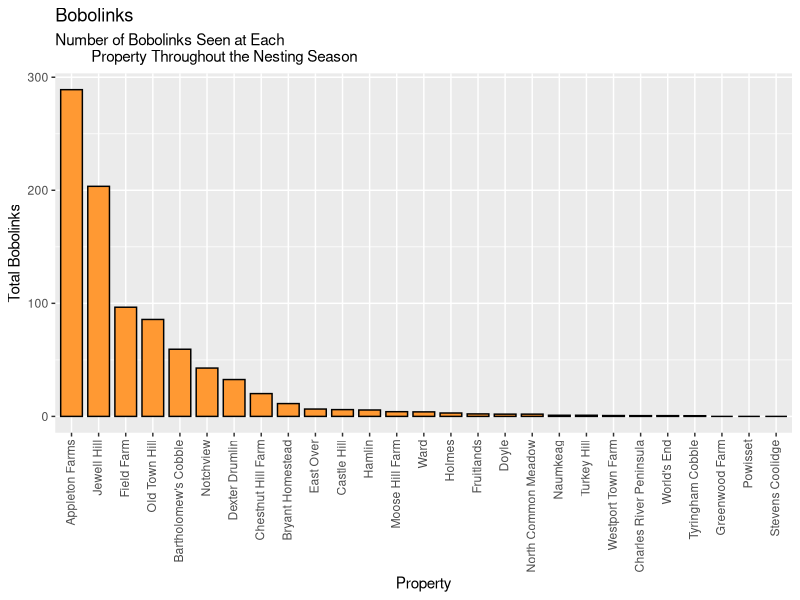
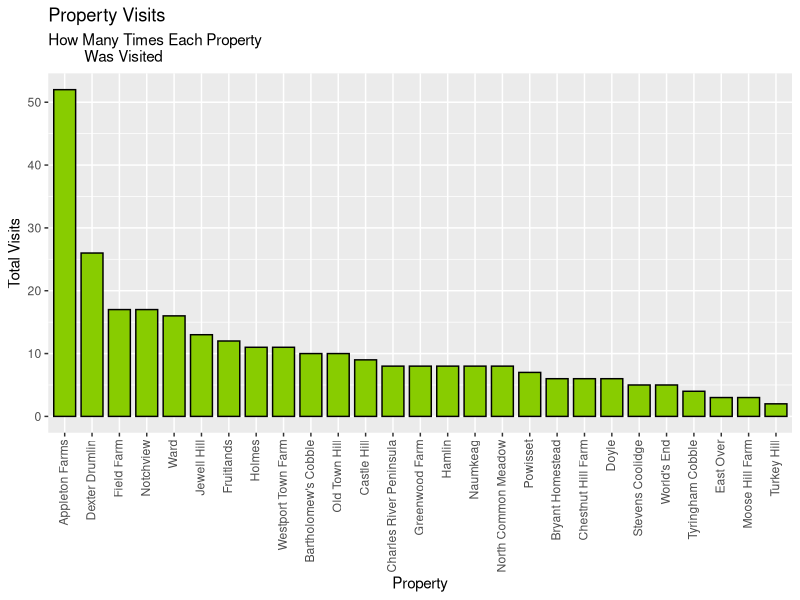
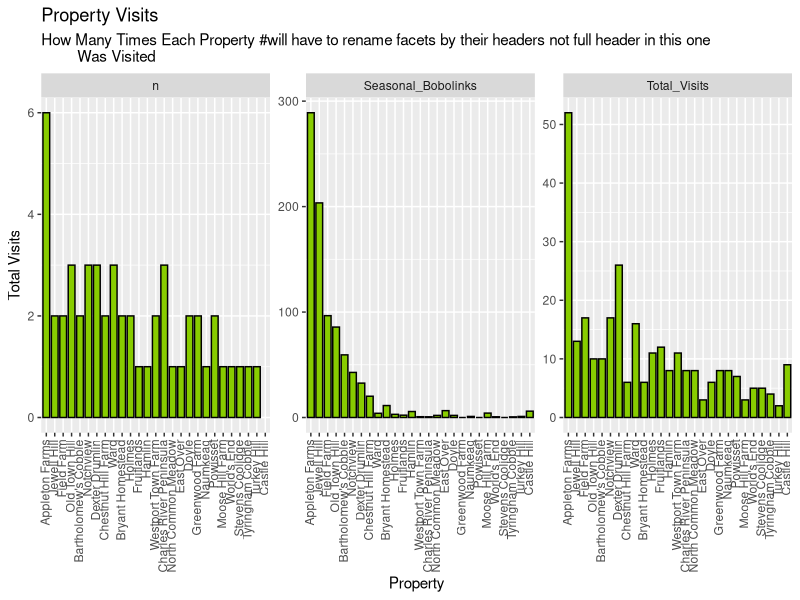
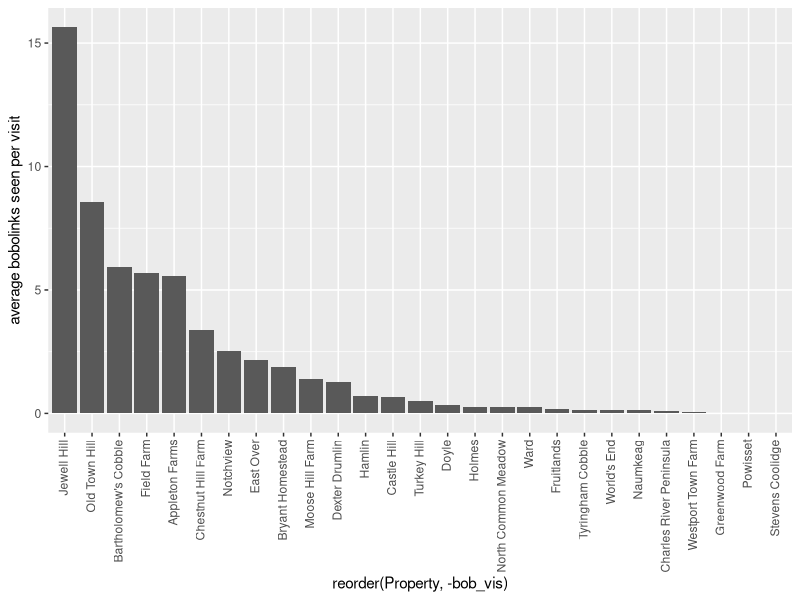

Source code (R) for these figures, in order:

## Packages: dplyr, tidyverse, readxl, readr, ggplot2

## Question answered here: what fields at the property are more bobolinks seen?

###########################################################################
# This script is trying to do what the "Bobolinks Per Field" script does,
# but for the whole big data set all together. So far, it doesn't work.
###########################################################################

library("tidyverse", "dplyr", "ggplot")
setwd("C:/Users/asussbauer/OneDrive - TTOR/Desktop/Grassland_Bird_Data")
Full_Data_All_Bobolinks <- read_csv("All_Prop_2024_Bobolinks.csv", na = c("N/A", ""))

All_Fields <- Full_Data_All_Bobolinks |>
  rename(
    Under_50_Males = `<50_Males`,
    Under_50_Females = `<50_Females`,
    Under_50_Total = `<50_Total`,
    Over_50_Males = `>50_Male`,
    Over_50_Females = `>50_Females`,
    Over_50_Total = `>50_Total`,
    Bobolinks = `Total_Counts`,
    Visits = `Date`
  ) |>
  mutate(
    Property = factor(Property),
    Point = factor(Point),
    Field = factor(Field),
    Bobolinks = ifelse(Bobolinks == "#VALUE!", 0, Bobolinks),
    Bobolinks = as.numeric(Bobolinks)
  ) |>
  relocate(
    Bobolinks, .after = Field
  ) |>
  
## Above is data tidying, below are the transformations.
  
  select(
    Property, Field, Point, Bobolinks
  ) |>
  group_by(
    Property
  ) |>
  arrange(
    Property, Field, Point
  ) |>
  select(
    -Bobolinks
  ) |>
  distinct(
    .keep_all = TRUE
  ) |>
  group_by(
    Property, Field
  ) |>
  summarize(
    Property, Field,
    n = n()
  ) |>
  arrange(
    Property
  ) |>
  rename(
    "Num_of_Points" = n
  ) |>
  distinct(
    Num_of_Points,
    .keep_all = TRUE
  )


## Below is making a second data frame that counts how many times each
## point was visited

All_Bobolinks <- Full_Data_All_Bobolinks |>
  rename(
    Under_50_Males = `<50_Males`,
    Under_50_Females = `<50_Females`,
    Under_50_Total = `<50_Total`,
    Over_50_Males = `>50_Male`,
    Over_50_Females = `>50_Females`,
    Over_50_Total = `>50_Total`,
    Bobolinks = `Total_Counts`,
    Visits = `Date`
  ) |>
  filter(
    !c(Bobolinks == "#VALUE!")
  ) |>
  mutate(
    Property = factor(Property),
    Point = factor(Point),
    Field = factor(Field),
    Bobolinks = as.numeric(Bobolinks)
  ) |>
  relocate(
    Bobolinks, .after = Field
  ) |>
  select(
    Property, Field, Bobolinks
  ) |>
  group_by(
    Property, Field
  ) |>
  arrange(
    Property, Field
  ) |>
  mutate(
    sum_Bobolinks = sum(Bobolinks) #at this point you are at number of bobolinks at each point*visit, the sum column shows total seen in that field over the season
  ) |>
  select(
    -Bobolinks
  ) |>
  distinct(
    sum_Bobolinks,
    .keep_all = TRUE
  ) |>
  left_join(
    All_Fields
  ) |>
  mutate(
    Bobolinks_per_Field = sum_Bobolinks / Num_of_Points #new controls for num of points. assumption: each point is a sample of looking at the same birds. alternatives are adding across points (fully independent points), or adding across <50m averaging across >50m (semi-independent points). final option might require averaging before adding up over time.  
  ) |> 
  select(
    -sum_Bobolinks,
    -Num_of_Points
  ) |>
  pivot_wider(
    names_from = Field,
    values_from = Bobolinks_per_Field
  ) |>
  
  {\(.) {replace(.,is.na(.),0)}}() |>
  
  rowwise() |>
  
  mutate(
    Seasonal_Bobolinks = sum(c_across(-1)) #adding up within property across fields
  ) |>
  relocate(
    Seasonal_Bobolinks,
    .after = Property
  ) |>
  select(
    Property, Seasonal_Bobolinks
  ) |>
  ungroup() |>
  
## The below mutate() calculates the total number of bobolinks seen statewide.
  
  mutate(
    Everywhere_Bobolinks = sum(Seasonal_Bobolinks)
  )

## Up to here, the script makes a table with the number of bobolinks seen at
## each property over the whole nesting season. The bobolink values include an
## mean calculation factoring in the amount of points per field in order to 
## avoid data inflation of monitors seeing/counting the same bobolinks multiple
## times while monitoring different points at a given field.

## Below is simply calculating the number of times each property was visited.
## This doesn't factor in each field or how many points at each field, etc, it
## is just the number of unique dates that each property was visited. This is
## more to highlight volunteer effort than make super critical analysis.

## AB note: I think this is actually a pretty good match for the first plot.
## Because you have already controlled for number of points in a field, this
## controls for how many circuits were monitored - which should deal both with
## frequency of visitation and number of fields at a farm. I think those are the
## three sampling elements to make sure you're accounting for in any analysis. 

All_Visits <- Full_Data_All_Bobolinks |>
  rename(
    Under_50_Males = `<50_Males`,
    Under_50_Females = `<50_Females`,
    Under_50_Total = `<50_Total`,
    Over_50_Males = `>50_Male`,
    Over_50_Females = `>50_Females`,
    Over_50_Total = `>50_Total`,
    Bobolinks = `Total_Counts`,
  ) |>
  mutate(
    Property = factor(Property),
    Point = factor(Point),
    Field = factor(Field),
    Bobolinks = ifelse(Bobolinks == "#VALUE!", 0, Bobolinks),
    Bobolinks = as.numeric(Bobolinks)
  ) |>
  select(
    Property, Date # only thing you might miss here is two people doing two different circuits on the same day. might keep circuit (the 1-2-3 of the point numbers) or observer (if they have to be doing distinct circuits) to run distinct in the next line on
  ) |>
  distinct(
    Property, Date,
    .keep_all = TRUE
  ) |> 
  group_by(
    Property
  ) |>
  count(
    Property
  ) |>
  rename(
    "Total_Visits" = n
  ) |>
  ungroup(
    Property
  ) |>
  
## This mutate line below just calculates the total number of visits the 
## volunteers made statewide.
  
  mutate(
    Everywhere_visits = sum(Total_Visits)
  ) |>
  
## Making one dataframe ("All_Visits") for the purpose of facet_wrap()
  
  left_join(
    All_Bobolinks
  )

## Below counts the number of volunteers. Does NOT include instances where 
## multiple people monitored the same field at the same time (estimating just
## for the general number)

All_Volunteers <- Full_Data_All_Bobolinks |>
  select(
    Property, Surveyor
  ) |>
  distinct(
    Surveyor,
    .keep_all = TRUE
  ) |>
#  count(
 #   Surveyor
 # ) |>
  count(Property)|> # I think this is what you were trying to do? kept previous text if not
  mutate(
    Total_Volunteers = sum(n)
  )



  ggplot(All_Bobolinks, aes(y = Seasonal_Bobolinks, 
                            x = reorder(Property, -Seasonal_Bobolinks))) +
    geom_bar(
      width = 0.8,
      stat = "identity",
      color = "black",
      fill = "#FF9933"
    ) +
    theme(axis.text.x = element_text(angle = 90)) +
    theme(axis.text.x = element_text(vjust = 0.35)) +
    theme(axis.text.x = element_text(hjust = 1)) +
    labs(title = "Bobolinks", subtitle = "Number of Bobolinks Seen at Each
         Property Throughout the Nesting Season", x = "Property", 
         y = "Total Bobolinks")
  
  ggplot(All_Visits, aes(x = reorder(Property, -Total_Visits), y = Total_Visits)) +
    geom_bar(
      width = 0.8,
      stat = "identity",
      color = "black",
      fill = "#88CC00"
    ) +
    theme(axis.text.x = element_text(angle = 90)) +
    theme(axis.text.x = element_text(vjust = 0.35)) +
    theme(axis.text.x = element_text(hjust = 1)) +
    labs(title = "Property Visits", subtitle = "How Many Times Each Property
         Was Visited", x = "Property", y = "Total Visits")

  ggplot


#fully joined data set for the facet wrap
  All_Joined<-left_join(All_Visits, All_Volunteers)%>%
    pivot_longer(cols=c(Total_Visits, Seasonal_Bobolinks, n), names_to = "var", values_to="val")
  
ggplot(All_Joined, aes(x = reorder(Property, -val), y = val)) + #the reorder came out a little wonky, because it's trying to keep all three facets in the same order
    geom_bar(
      width = 0.8,
      stat = "identity",
      color = "black",
      fill = "#88CC00"
    ) +
  facet_wrap(~var, scales="free")+
    theme(axis.text.x = element_text(angle = 90)) +
    theme(axis.text.x = element_text(vjust = 0.35)) +
    theme(axis.text.x = element_text(hjust = 1)) +
    labs(title = "Property Visits", subtitle = "How Many Times Each Property #will have to rename facets by their headers not full header in this one
         Was Visited", x = "Property", y = "Total Visits") #same with x axis. 
  
#AB: can also try comparing properties (or also at the field level)
All_Joined2<-left_join(All_Visits, All_Volunteers)|>
  mutate(bob_vis=Seasonal_Bobolinks/Total_Visits)

ggplot(All_Joined2, aes(x=reorder(Property, -bob_vis), bob_vis))+geom_bar(stat="identity")+
  theme(axis.text.x = element_text(angle = 90)) +
  theme(axis.text.x = element_text(vjust = 0.35)) +
  theme(axis.text.x = element_text(hjust = 1)) + ylab("average bobolinks seen per visit")
#interesting, jewell hill pops up to the top here and appleton down. what do we think this means? 
## I dont think it means there are more bobolinks at jewell hill, because each 'visit' 
## to appleton is only looking at a portion of the property.  might have to do on a per field/circuit 
## basis and then add up! 




  

